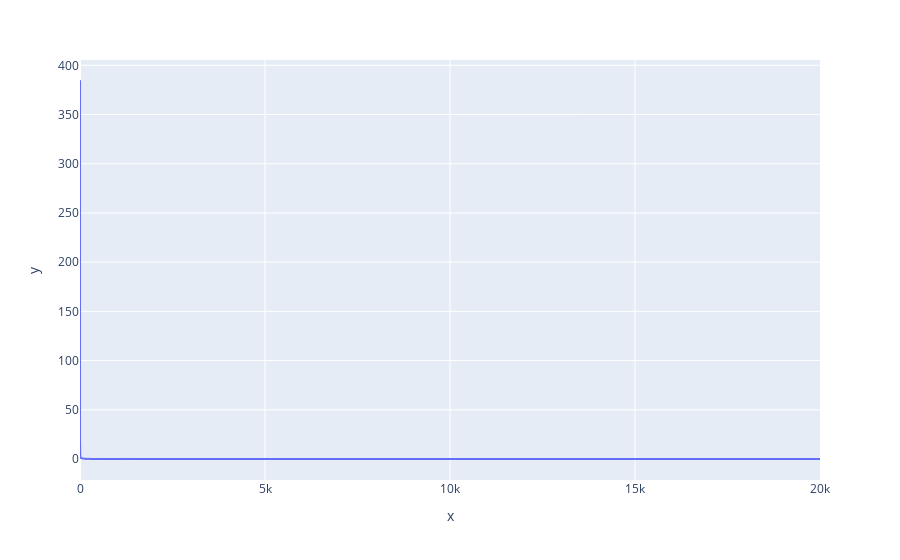

Write notebook code for a chart like this one.
### Code cell
px.line(x=range(epochs), y=losses)

### Figure 1 — Plotly figure (JSON) as saved in the notebook; plotly's stock layout.template omitted (floating-point values rounded to 4 significant figures; data arrays with more than 128 entries replaced by an {"elided": "..."} marker saying what was removed)
{"data": [{"hovertemplate": "x=%{x}<br>y=%{y}<extra></extra>", "legendgroup": "", "line": {"color": "#636efa", "dash": "solid"}, "marker": {"symbol": "circle"}, "mode": "lines", "name": "", "showlegend": false, "x": {"elided": "20001 int values"}, "xaxis": "x", "y": {"elided": "20001 float values"}, "yaxis": "y", "type": "scattergl"}], "layout": {"xaxis": {"anchor": "y", "domain": [0.0, 1.0], "title": {"text": "x"}}, "yaxis": {"anchor": "x", "domain": [0.0, 1.0], "title": {"text": "y"}}, "legend": {"tracegroupgap": 0}, "margin": {"t": 60}}}
